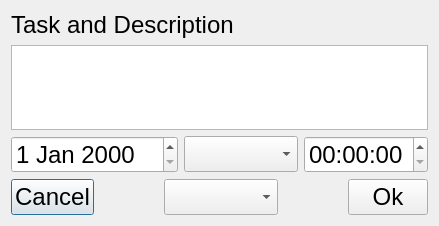
<?xml version="1.0" encoding="UTF-8"?>
<ui version="4.0">
 <class>Task</class>
 <widget class="QDialog" name="Task">
  <property name="geometry">
   <rect>
    <x>0</x>
    <y>0</y>
    <width>418</width>
    <height>226</height>
   </rect>
  </property>
  <property name="font">
   <font>
    <pointsize>18</pointsize>
   </font>
  </property>
  <property name="windowTitle">
   <string>Dialog</string>
  </property>
  <layout class="QVBoxLayout" name="verticalLayout">
   <item>
    <widget class="QLabel" name="label">
     <property name="text">
      <string>Task and Description</string>
     </property>
    </widget>
   </item>
   <item>
    <widget class="QTextEdit" name="mainTextEdit"/>
   </item>
   <item>
    <layout class="QHBoxLayout" name="horizontalLayout">
     <item>
      <widget class="QDateEdit" name="dateEdit"/>
     </item>
     <item>
      <widget class="QComboBox" name="priorityBox"/>
     </item>
     <item>
      <widget class="QTimeEdit" name="timeEdit"/>
     </item>
    </layout>
   </item>
   <item>
    <layout class="QHBoxLayout" name="horizontalLayout_2">
     <item>
      <widget class="QPushButton" name="cancelButton">
       <property name="text">
        <string>Cancel</string>
       </property>
      </widget>
     </item>
     <item>
      <spacer name="horizontalSpacer_2">
       <property name="orientation">
        <enum>Qt::Horizontal</enum>
       </property>
       <property name="sizeHint" stdset="0">
        <size>
         <width>40</width>
         <height>20</height>
        </size>
       </property>
      </spacer>
     </item>
     <item>
      <widget class="QComboBox" name="groupBox">
       <property name="sizePolicy">
        <sizepolicy hsizetype="Preferred" vsizetype="Fixed">
         <horstretch>0</horstretch>
         <verstretch>0</verstretch>
        </sizepolicy>
       </property>
      </widget>
     </item>
     <item>
      <spacer name="horizontalSpacer">
       <property name="orientation">
        <enum>Qt::Horizontal</enum>
       </property>
       <property name="sizeHint" stdset="0">
        <size>
         <width>40</width>
         <height>20</height>
        </size>
       </property>
      </spacer>
     </item>
     <item>
      <widget class="QPushButton" name="okButton">
       <property name="text">
        <string>Ok</string>
       </property>
      </widget>
     </item>
    </layout>
   </item>
  </layout>
 </widget>
 <resources/>
 <connections/>
</ui>
